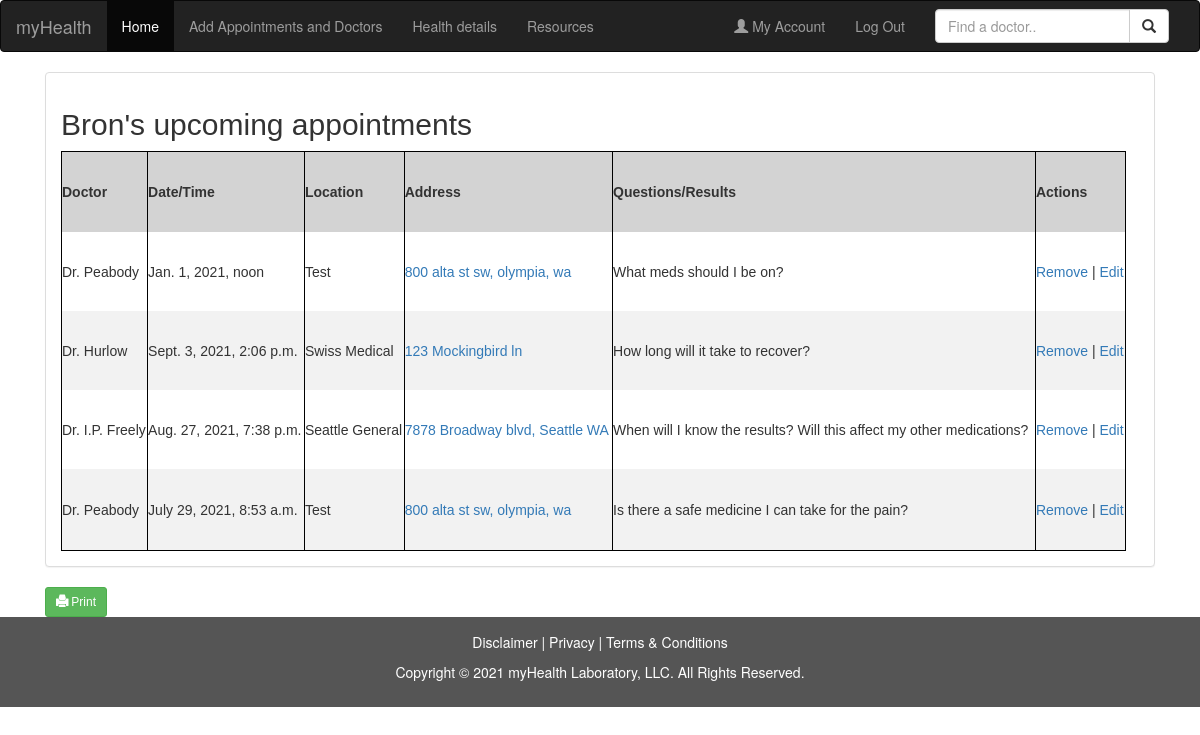
The page /dashboard (signed in) on the database its author committed.
### main_app/models.py (models this page shows)
class User(models.Model):
    first_name = models.CharField(max_length=45)
    last_name = models.CharField(max_length=45)
    email = models.CharField(max_length=45)
    password = models.CharField(max_length=45)
    created_at = models.DateTimeField(auto_now_add=True)
    updated_at = models.DateTimeField(auto_now=True)
    objects = UserManager()    # LINKS THE MANAGER TO THE USER CLASS

class Appointment(models.Model):
    appt_date = models.DateTimeField(auto_now=False)
    ordering = ['-appt_date']
    purpose = models.CharField(max_length=255)
    question = models.CharField(max_length=255)
    created_at = models.DateTimeField(auto_now_add=True)
    updated_at = models.DateTimeField(auto_now=True)
    doctor = models.ForeignKey(Doctor, related_name="appointments", on_delete = models.CASCADE)
    user = models.ForeignKey(User, related_name="appointments", on_delete = models.CASCADE)

class Doctor(models.Model):
    dr_name = models.CharField(max_length=255)
    hospital_name = models.CharField(max_length=255)
    specialty = models.CharField(max_length=255)
    address = models.CharField(max_length=255)
    phone = models.CharField(max_length=45)
    created_at = models.DateTimeField(auto_now_add=True)
    updated_at = models.DateTimeField(auto_now=True)
    user = models.ForeignKey(User, related_name="doctors", on_delete = models.CASCADE)

### main_app/views.py (the view)
# urls.py: path('dashboard', views.dashboard),
def dashboard(request): # DISPLAYS THE dashboard PAGE WITH OUR USERNAME
    if "id" not in request.session:
        return redirect("/")
    context = {
        "logged_in_user" : User.objects.get(id=request.session['id']),   #ADDS USER SESSION OBJECT
    }
    return render(request, "dashboard.html", context)

### main_app/templates/dashboard.html (shortened to what this page needs)
<!DOCTYPE html>
<html lang="en">
<head>
    {% load static %}
    <link rel="stylesheet" href="{% static 'css/style.css' %}">
  <link rel="stylesheet" href="https://maxcdn.bootstrapcdn.com/bootstrap/3.4.1/css/bootstrap.min.css">
</head>
<body>
    <nav class="navbar navbar-inverse">
        <div class="container-fluid">
          <div class="navbar-header">
            <a class="navbar-brand" href="#">myHealth</a>
          </div>
          <div class="collapse navbar-collapse" id="myNavbar">
            <ul class="nav navbar-nav">
              <li class="active"><a href="#">Home</a></li>
              <li><a href="/appointment">Add Appointments and Doctors</a></li>
              <li><a href="/health">Health details</a></a></li>
              <li><a href="/resources">Resources</a></li>
            </ul>
            <form class="navbar-form navbar-right" role="search">
              <div class="form-group input-group">
                <input type="text" class="form-control" placeholder="Find a doctor..">
                <span class="input-group-btn">
                  <button class="btn btn-default" type="button">
                    <span class="glyphicon glyphicon-search"></span>
                  </button>
                </span>
              </div>
            </form>
            <ul class="nav navbar-nav navbar-right">
              <li><a href="/profile"><span class="glyphicon glyphicon-user"></span> My Account</a></li>
              <li><a href="/logout">Log Out</a></li>
            </ul>
          </div>
        </div>
      </nav>
        <div class="container">
            <div class="col-sm-12">
                <div class="panel panel-default text-center">
                  <div class="panel-body">
                  <div class="dash_header">
                      <h2>{{logged_in_user.first_name}}'s upcoming appointments</h2>
                    </div>
                    <div class="appt_container">
        <table class="appt">
            <th>Doctor</th>
            <th>Date/Time</th>
            <th>Location</th>
            <th>Address</th>
            <th>Questions/Results</th>
            <th>Actions</th>
            <tbody>
                {% for appointment in logged_in_user.appointments.all %}
                <tr>
                    <td>{{appointment.doctor.dr_name}}</td>
                    <td>{{appointment.appt_date}}</td>
                    <td> {{appointment.doctor.hospital_name}}</td>
                    <td> <a href="https://www.google.com/search?q=directions {{appointment.doctor.address}}" target = “_blank”>{{appointment.doctor.address}}</a></td>
                    <td> {{appointment.question}}</td>
                    <td> <a href="/appointment/{{appointment.id}}/remove">Remove</a> | <a href="/appointment/{{appointment.id}}/edit">Edit</a>
                    </td>
                    {% endfor %}
            </tbody>
        </table>
    </div>
</div>
</div>
<a href="#" class="btn btn-success btn-sm">
<span class="glyphicon glyphicon-print"></span> Print
</a>
</div>
</div>
    <footer class="container-fluid text-center">
        <p>Disclaimer | Privacy | Terms & Conditions </p>
        <p> Copyright © 2021 myHealth Laboratory, LLC. All Rights Reserved. </p>
      </footer>
</body>
</html>

### main_app/static/css/style.css (style rules this page uses)
.container { display: block; justify-content: start; width: 970px; min-height: 500px; font-family: sans-serif; }
.container span { font-weight: bold; }
.appt_container { display: flex; justify-content: flex-start; width: 1065px; min-height: 400px; font-family: sans-serif; }
.container table { text-align: left; width: 100%; }
.dash_header { text-align: left; width: 700px; }
.appt { border: 1px solid black; text-align: left; border-collapse: collapse; width: 80%; }
.appt th { background-color: lightgray; border-right: 1px solid black; }
.appt td { border-right: 1px solid black; }
.appt tr:nth-child(even) { background-color: #f2f2f2; }
footer { background-color: #555; color: white; padding: 15px; }

### rows shown on the page
User: first_name "Bron"
Appointment: doctor.dr_name "Dr. Peabody", appt_date "Jan. 1, 2021, noon", doctor.hospital_name "Test", doctor.address "800 alta st sw, olympia, wa", question "What meds should I be on?"
Appointment: doctor.dr_name "Dr. Hurlow", appt_date "Sept. 3, 2021, 2:06 p.m.", doctor.hospital_name "Swiss Medical", doctor.address "123 Mockingbird ln", question "How long will it take to recover?"
Appointment: doctor.dr_name "Dr. I.P. Freely", appt_date "Aug. 27, 2021, 7:38 p.m.", doctor.hospital_name "Seattle General", doctor.address "7878 Broadway blvd, Seattle WA", question "When will I know the results? Will this affect my other medications?"
Appointment: doctor.dr_name "Dr. Peabody", appt_date "July 29, 2021, 8:53 a.m.", doctor.hospital_name "Test", doctor.address "800 alta st sw, olympia, wa", question "Is there a safe medicine I can take for the pain?"
